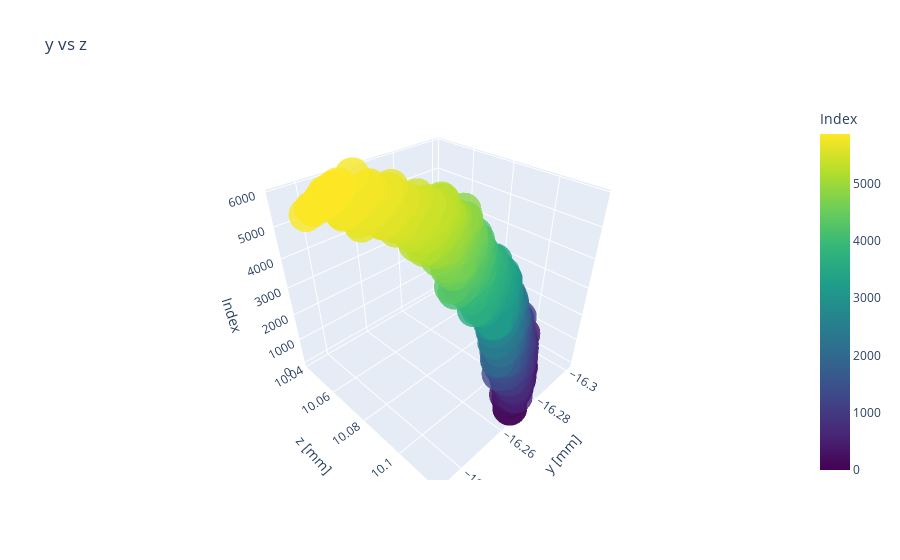

Here is the notebook cell this chart was saved with:
### Code cell
a = 1
b = 2

measured2D = go.Scatter3d(x=locpred[:,a], y=locpred[:,b], z=np.array(range(len(locpred[:,a]))), mode='markers', marker=dict(
        size=12,
        color=np.array(range(len(locpred[:,a]))),                # set color to an array/list of desired values
        colorbar=dict(
            title="Index"
        ),
        colorscale='Viridis',   # choose a colorscale
        opacity=0.8
    ))
#calc2D = go.Scatter(x=locact[:,a], y=locact[:,b], mode='markers')
layout = go.Layout(title='y vs z', scene=dict(xaxis_title='y [mm]', yaxis_title='z [mm]', zaxis_title='Index'))
fig2 = go.Figure(data=[measured2D], layout=layout)
fig2.update_yaxes(scaleanchor='x')
fig2.show()

### Figure 1 — Plotly figure (JSON) as saved in the notebook; plotly's stock layout.template omitted (floating-point values rounded to 4 significant figures; data arrays with more than 128 entries replaced by an {"elided": "..."} marker saying what was removed)
{"data": [{"marker": {"color": {"elided": "5865 int values"}, "colorbar": {"title": {"text": "Index"}}, "colorscale": [[0, "#440154"], [0.1111, "#482878"], [0.2222, "#3e4989"], [0.3333, "#31688e"], [0.4444, "#26828e"], [0.5556, "#1f9e89"], [0.6667, "#35b779"], [0.7778, "#6ece58"], [0.8889, "#b5de2b"], [1, "#fde725"]], "opacity": 0.8, "size": 12}, "mode": "markers", "type": "scatter3d", "x": {"elided": "5865 float values"}, "y": {"elided": "5865 float values"}, "z": {"elided": "5865 int values"}}], "layout": {"scene": {"xaxis": {"title": {"text": "y [mm]"}}, "yaxis": {"title": {"text": "z [mm]"}}, "zaxis": {"title": {"text": "Index"}}}, "title": {"text": "y vs z"}, "yaxis": {"scaleanchor": "x"}}}
